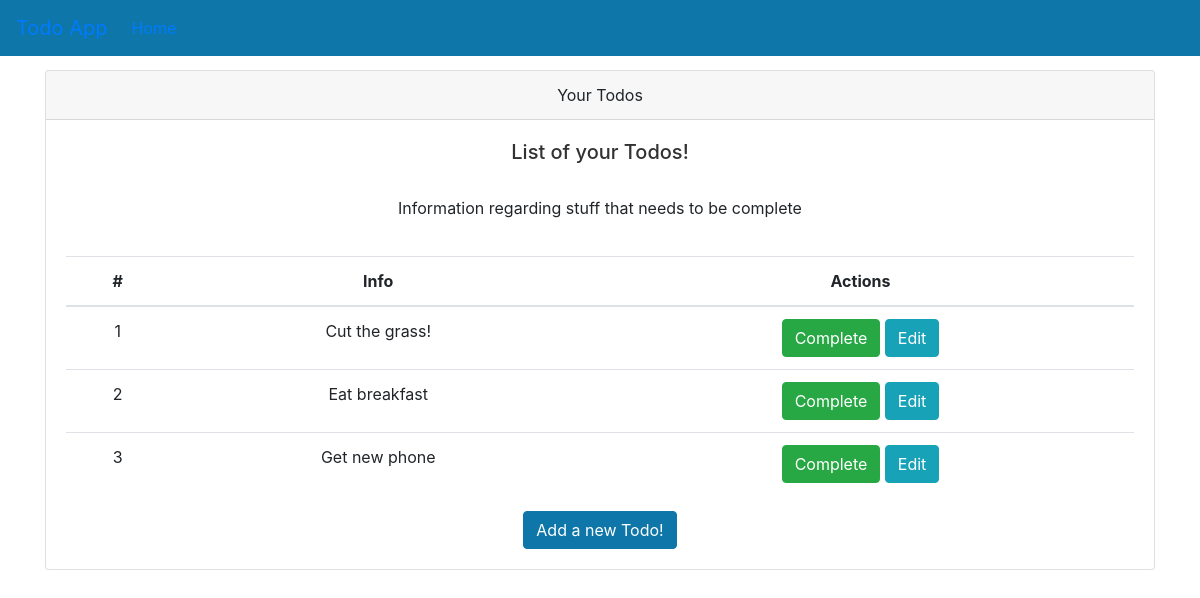
Page /todos/ on the earlier database version.
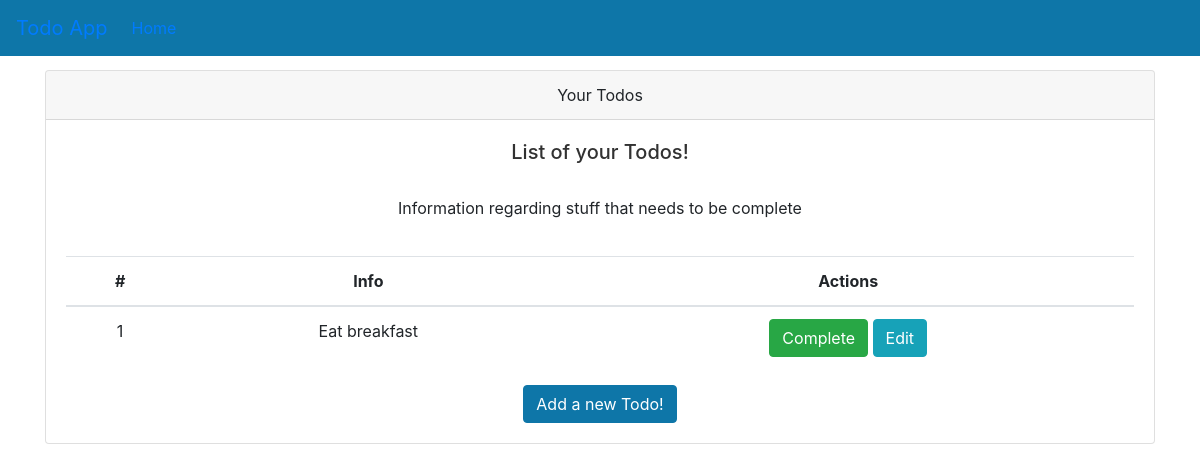
Same page on the later database version.
### models.py (models this page shows)
class Todos(Base):
    __tablename__ = "todos"
    id = Column(Integer, primary_key=True, index=True)
    title = Column(String)
    description = Column(String)
    priority = Column(Integer)
    complete = Column(Boolean, default=False)
    owner_id = Column(Integer, ForeignKey("users.id"))
    owner = relationship("Users", back_populates="todos")

### routers/todos.py (the view)
@router.get("/", response_class=HTMLResponse)
async def read_all_by_user(request: Request, db: Session = Depends(get_db)):
    todos = db.query(models.Todos).filter(models.Todos.owner_id == 1).all()
    return templates.TemplateResponse("home.html", {"request": request, "todos": todos})

### templates/home.html
{% include "layout.html" %}
        <div class="container">
            <div class="card text-center">
                <div class="card-header">
                    Your Todos
                </div>
                <div class="card-body">
                    <h5 class="card-title">List of your Todos!</h5>
                    <p class="card-body">Information regarding stuff that needs to be complete</p>
                    <table class="table table-hover">
                        <thead>
                            <tr>
                                <th scope="col">#</th>
                                <th scope="col">Info</th>
                                <th scope="col">Actions</th>
                            </tr>
                        </thead>
                        <tbody>
                            {% for todo in todos %}
                                <tr class="pointer">
                                    <td>{{loop.index}}</td>
                                    <td>{{todo.title}}</td>
                                    <td>
                                        <button type="button" class="btn btn-success">Complete</button>
                                        <button onclick="window.location.href='edit-todo/{{todo.id}}'" type="button" class="btn btn-info">
                                            Edit
                                        </button>
                                    </td>
                                </tr>
                            {% endfor %}
                        </tbody>
                    </table>
                    <a class="btn btn-primary" href="add-todo">Add a new Todo!</a>
                </div>
            </div>
        </div>

### templates/layout.html (shortened to what this page needs)
<!DOCTYPE html>
<html>
    <head>
        <link rel="stylesheet" type="text/css" href="{{ url_for("static", path="/todo/css/base.css") }}">
        <link rel="stylesheet" type="text/css" href="{{ url_for("static", path="/todo/css/bootstrap.css") }}">
    </head>
    <body>
        {% include "navbar.html" %}
    </body>
</html>

### templates/navbar.html (shortened to what this page needs)
<div>
    <nav class="navbar navbar-expand-md mavbar-dark main-color fixed-top">
        <a class="navbar-brand" href="#">Todo App</a>
        <div class="collapse navbar-collapse" id="navbarNav">
            <ul class="navbar-nav">
                <li class="nav-item active">
                    <a class="nav-link" href="#">Home</a>
                </li>
            </ul>
        </div>
</div>

### static/todo/css/base.css (style rules this page uses)
body { background: #fafafa; color: #33333a; padding-top: 70px; }
h1, h2, h3, h4, h5, h6 { color: #323232; }
.main-color { background-color: #0e76a8 ; }

Differences in the rows shown:
removed Todos: title "Cut the grass!"
removed Todos: title "Get new phone"
